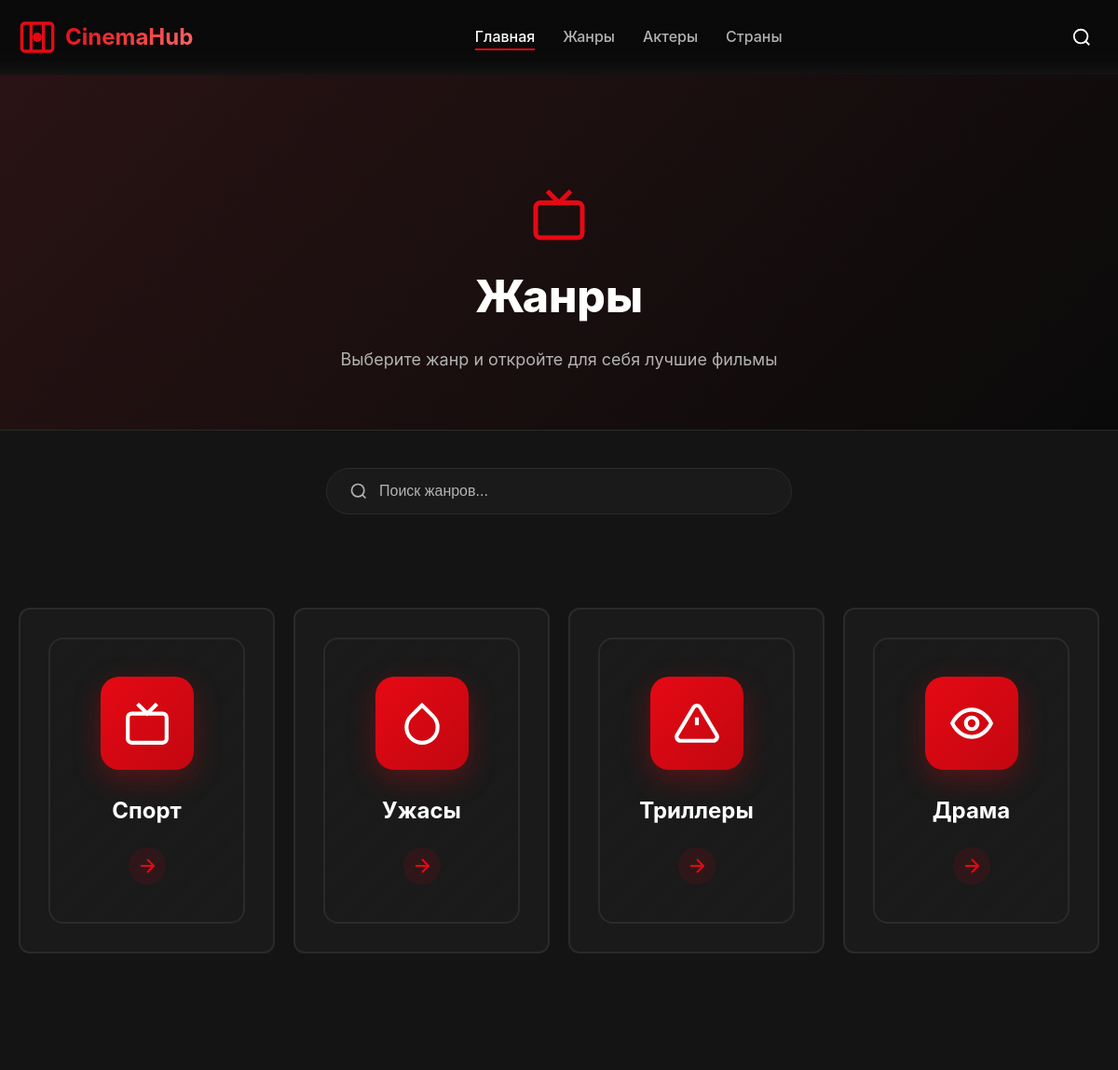
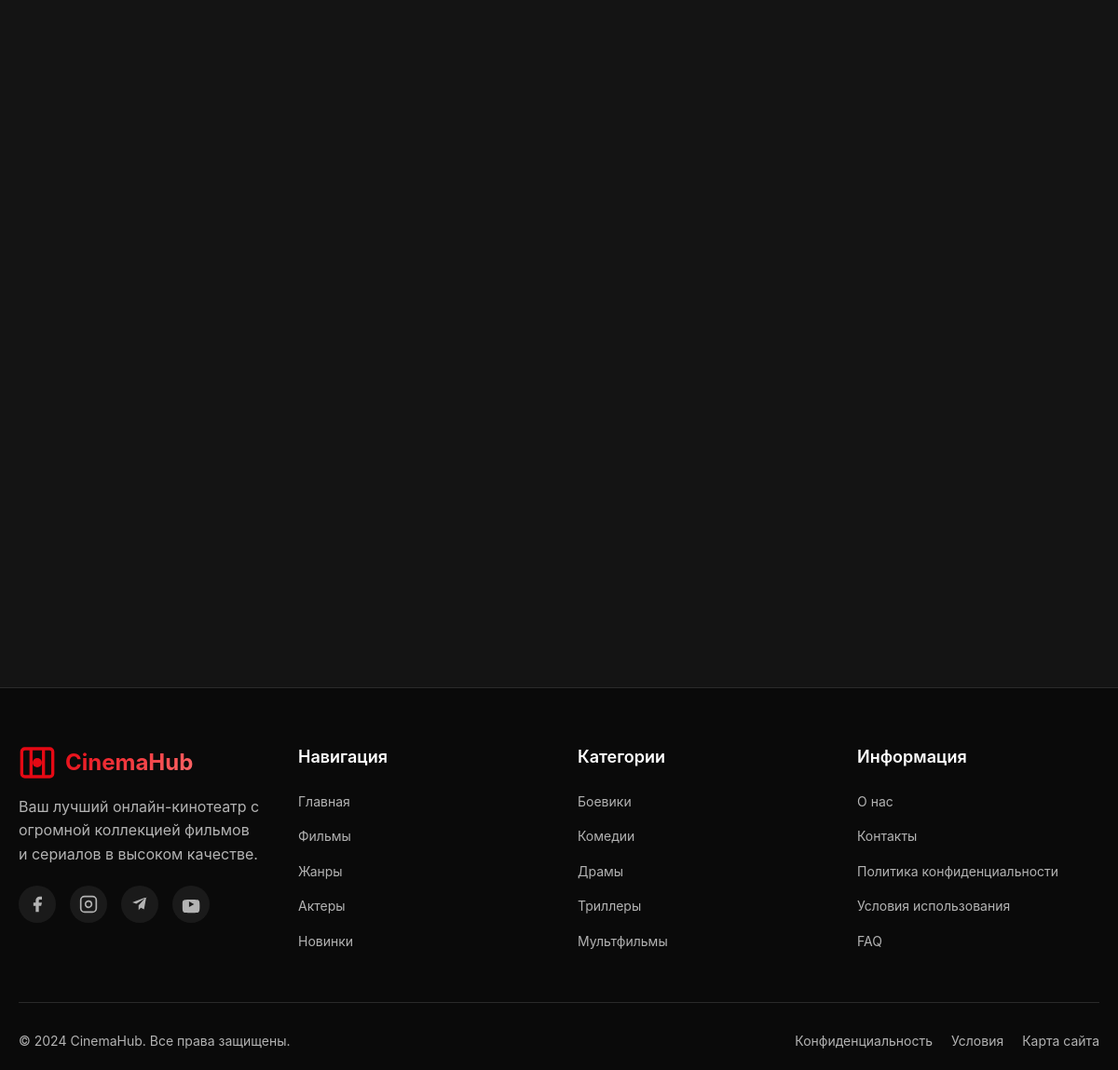
The page /genres/ on the database its author committed (2 pictures, top to bottom).
### movie/models.py (models this page shows, shortened)
class Genres(models.Model):
    genre = models.CharField(max_length=100,)
    slug = models.SlugField(unique=True,blank=True)

### movie/views.py (the view)
# urls.py: path('genres/',genres,name='genres')
def genres(request):
    genres = Genres.objects.all()
    return render(request, 'genres.html', {'genres': genres})

### templates/genres.html (shortened to what this page needs)
{% extends 'base.html' %}
{% load static %}
{% block content %}
    <link rel="stylesheet" href="{% static 'css/home.css' %}">
    <link rel="stylesheet" href="{% static 'css/genres.css' %}">
    <main class="main-content">
        <section class="page-header">
            <div class="container">
                <div class="page-header-content">
                    <div class="page-icon">
                        <svg width="60" height="60" viewBox="0 0 24 24" fill="none" stroke="currentColor" stroke-width="2">
                            <rect x="2" y="7" width="20" height="15" rx="2" ry="2"></rect>
                            <polyline points="17 2 12 7 7 2"></polyline>
                        </svg>
                    </div>
                    <h1 class="page-title">Жанры</h1>
                    <p class="page-subtitle">Выберите жанр и откройте для себя лучшие фильмы</p>
                </div>
            </div>
        </section>
        <section class="genres-controls">
            <div class="container">
                <div class="search-genres">
                    <svg width="20" height="20" viewBox="0 0 24 24" fill="none" stroke="currentColor" stroke-width="2">
                        <circle cx="11" cy="11" r="8"></circle>
                        <path d="m21 21-4.35-4.35"></path>
                    </svg>
                    <input type="text" id="genreSearch" placeholder="Поиск жанров..." class="genre-search-input">
                </div>
            </div>
        </section>
        <section class="genres-section">
            <div class="container">
                <div class="genres-grid" id="genresGrid">
                    {% for genre in genres %}
                    <a href="/?genre={{ genre.genre }}" class="genre-card" data-name="{{ genre.genre|lower }}">
                        <div class="genre-card-inner">
                            <div class="genre-icon">
                                {% if 'боевик' in genre.genre|lower or 'action' in genre.genre|lower %}
                                <svg width="50" height="50" viewBox="0 0 24 24" fill="none" stroke="currentColor" stroke-width="2">
                                    <path d="M13 2L3 14h9l-1 8 10-12h-9l1-8z"></path>
                                </svg>
                                {% elif 'комедия' in genre.genre|lower or 'comedy' in genre.genre|lower %}
                                <svg width="50" height="50" viewBox="0 0 24 24" fill="none" stroke="currentColor" stroke-width="2">
                                    <circle cx="12" cy="12" r="10"></circle>
                                    <path d="M8 14s1.5 2 4 2 4-2 4-2"></path>
                                    <line x1="9" y1="9" x2="9.01" y2="9"></line>
                                    <line x1="15" y1="9" x2="15.01" y2="9"></line>
                                </svg>
                                {% elif 'драма' in genre.genre|lower or 'drama' in genre.genre|lower %}
                                <svg width="50" height="50" viewBox="0 0 24 24" fill="none" stroke="currentColor" stroke-width="2">
                                    <path d="M2 12s3-7 10-7 10 7 10 7-3 7-10 7-10-7-10-7z"></path>
                                    <circle cx="12" cy="12" r="3"></circle>
                                </svg>
                                {% elif 'ужасы' in genre.genre|lower or 'horror' in genre.genre|lower %}
                                <svg width="50" height="50" viewBox="0 0 24 24" fill="none" stroke="currentColor" stroke-width="2">
                                    <path d="M12 2.69l5.66 5.66a8 8 0 1 1-11.31 0z"></path>
                                </svg>
                                {% elif 'фантастика' in genre.genre|lower or 'sci-fi' in genre.genre|lower %}
                                <svg width="50" height="50" viewBox="0 0 24 24" fill="none" stroke="currentColor" stroke-width="2">
                                    <circle cx="12" cy="12" r="10"></circle>
                                    <circle cx="12" cy="12" r="6"></circle>
                                    <circle cx="12" cy="12" r="2"></circle>
                                </svg>
                                {% elif 'мультфильм' in genre.genre|lower or 'animation' in genre.genre|lower %}
                                <svg width="50" height="50" viewBox="0 0 24 24" fill="none" stroke="currentColor" stroke-width="2">
                                    <path d="M21 16V8a2 2 0 0 0-1-1.73l-7-4a2 2 0 0 0-2 0l-7 4A2 2 0 0 0 3 8v8a2 2 0 0 0 1 1.73l7 4a2 2 0 0 0 2 0l7-4A2 2 0 0 0 21 16z"></path>
                                </svg>
                                {% elif 'триллер' in genre.genre|lower or 'thriller' in genre.genre|lower %}
                                <svg width="50" height="50" viewBox="0 0 24 24" fill="none" stroke="currentColor" stroke-width="2">
                                    <path d="M10.29 3.86L1.82 18a2 2 0 0 0 1.71 3h16.94a2 2 0 0 0 1.71-3L13.71 3.86a2 2 0 0 0-3.42 0z"></path>
                                    <line x1="12" y1="9" x2="12" y2="13"></line>
                                    <line x1="12" y1="17" x2="12.01" y2="17"></line>
                                </svg>
                                {% else %}
                                <svg width="50" height="50" viewBox="0 0 24 24" fill="none" stroke="currentColor" stroke-width="2">
                                    <rect x="2" y="7" width="20" height="15" rx="2" ry="2"></rect>
                                    <polyline points="17 2 12 7 7 2"></polyline>
                                </svg>
                                {% endif %}
                            </div>
                            <h3 class="genre-name">{{ genre.genre }}</h3>
                            <div class="genre-arrow">
                                <svg width="24" height="24" viewBox="0 0 24 24" fill="none" stroke="currentColor" stroke-width="2">
                                    <line x1="5" y1="12" x2="19" y2="12"></line>
                                    <polyline points="12 5 19 12 12 19"></polyline>
                                </svg>
                            </div>
                        </div>
                    </a>
                    {% endfor %}
                </div>
            </div>
        </section>
    </main>
{% endblock %}

### static/css/home.css (style rules this page uses)
* { margin: 0; padding: 0; box-sizing: border-box; }
:root { --primary-color: #e50914; --secondary-color: #f5f5f1; --dark-bg: #141414; --darker-bg: #0a0a0a; --card-bg: #1a1a1a; --text-primary: #ffffff; --text-secondary: #b3b3b3; --hover-color: #b20710; --border-color: #2a2a2a; }
body { font-family: -apple-system, BlinkMacSystemFont, 'Segoe UI', Roboto, 'Helvetica Neue', Arial, sans-serif; background-color: var(--dark-bg); color: var(--text-primary); line-height: 1.6; overflow-x: hidden; }
.container { max-width: 1400px; margin: 0 auto; padding: 0 20px; }
a { text-decoration: none; color: inherit; transition: all 0.3s ease; }
.main-content { padding-top: 80px; }
.genres-section { padding: 60px 0; background: var(--darker-bg); }
.genres-grid { display: grid; grid-template-columns: repeat(auto-fill, minmax(200px, 1fr)); gap: 20px; }
.genre-card { padding: 30px; background: var(--card-bg); border: 2px solid var(--border-color); border-radius: 12px; text-align: center; font-weight: 600; font-size: 16px; transition: all 0.3s ease; }

### static/css/genres.css (style rules this page uses)
.page-header { padding: 120px 0 60px; background: linear-gradient(135deg, rgba(229, 9, 20, 0.1) 0%, rgba(10,10,10,1) 100%); border-bottom: 1px solid var(--border-color); }
.page-header-content { text-align: center; }
.page-icon { display: inline-flex; margin-bottom: 20px; color: var(--primary-color); animation: fadeInDown 0.6s ease; }
.page-title { font-size: 48px; font-weight: 800; margin-bottom: 15px; color: var(--text-primary); animation: fadeInUp 0.6s ease 0.1s backwards; }
.page-subtitle { font-size: 18px; color: var(--text-secondary); animation: fadeInUp 0.6s ease 0.2s backwards; }
.genres-controls { padding: 40px 0; background: var(--dark-bg); }
.search-genres { max-width: 500px; margin: 0 auto; position: relative; display: flex; align-items: center; background: var(--card-bg); border: 1px solid var(--border-color); border-radius: 25px; padding: 14px 24px; transition: all 0.3s ease; }
.search-genres svg { color: var(--text-secondary); margin-right: 12px; }
.genre-search-input { flex: 1; background: transparent; border: none; color: var(--text-primary); font-size: 16px; outline: none; }
.genre-search-input::placeholder { color: var(--text-secondary); }
.genres-section { padding: 60px 0 80px; background: var(--dark-bg); min-height: 600px; }
.genres-grid { display: grid; grid-template-columns: repeat(auto-fill, minmax(280px, 1fr)); gap: 25px; }
.genre-card { display: block; text-decoration: none; opacity: 1; transform: translateY(0); transition: all 0.3s ease; }
.genre-card-inner { position: relative; background: linear-gradient(135deg, var(--card-bg) 0%, rgba(26,26,26,0.5) 100%); border: 2px solid var(--border-color); border-radius: 16px; padding: 40px 30px; text-align: center; overflow: hidden; transition: all 0.3s ease; }
.genre-card-inner::before { content: ''; position: absolute; top: 0; left: 0; right: 0; bottom: 0; background: linear-gradient(135deg, rgba(229, 9, 20, 0.1) 0%, transparent 100%); opacity: 0; transition: opacity 0.3s ease; }
.genre-icon { width: 100px; height: 100px; margin: 0 auto 25px; display: flex; align-items: center; justify-content: center; background: linear-gradient(135deg, var(--primary-color) 0%, #c20710 100%); border-radius: 20px; box-shadow: 0 10px 30px rgba(229, 9, 20, 0.3); transition: all 0.3s ease; position: relative; z-index: 1; }
.genre-icon svg { color: white; }
.genre-name { font-size: 24px; font-weight: 700; color: var(--text-primary); margin-bottom: 12px; position: relative; z-index: 1; transition: color 0.3s ease; }
.genre-arrow { display: inline-flex; align-items: center; justify-content: center; width: 40px; height: 40px; background: rgba(229, 9, 20, 0.1); border-radius: 50%; transition: all 0.3s ease; position: relative; z-index: 1; }
.genre-arrow svg { color: var(--primary-color); transition: transform 0.3s ease; }
@media (max-width: 1200px) { .genres-grid { grid-template-columns: repeat(auto-fill, minmax(240px, 1fr)); gap: 20px; } }

### rows shown on the page
Genres: genre "Спорт"
Genres: genre "Ужасы"
Genres: genre "Триллеры"
Genres: genre "Драма"
